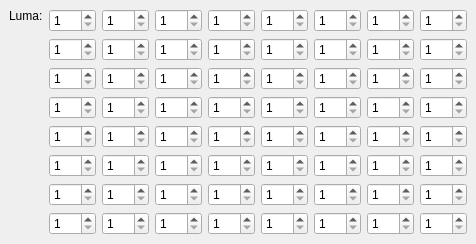
     <widget class="QWidget" name="tab_3" >
      <attribute name="title" >
       <string>Intra 8x8</string>
      </attribute>
      <layout class="QVBoxLayout" >
       <property name="margin" >
        <number>9</number>
       </property>
       <property name="spacing" >
        <number>6</number>
       </property>
       <item>
        <layout class="QHBoxLayout" >
         <property name="margin" >
          <number>0</number>
         </property>
         <property name="spacing" >
          <number>6</number>
         </property>
         <item>
          <layout class="QVBoxLayout" >
           <property name="margin" >
            <number>0</number>
           </property>
           <property name="spacing" >
            <number>6</number>
           </property>
           <item>
            <widget class="QLabel" name="label_7" >
             <property name="text" >
              <string>Luma:</string>
             </property>
            </widget>
           </item>
           <item>
            <spacer>
             <property name="orientation" >
              <enum>Qt::Vertical</enum>
             </property>
             <property name="sizeHint" >
              <size>
               <width>20</width>
               <height>40</height>
              </size>
             </property>
            </spacer>
           </item>
          </layout>
         </item>
         <item>
          <layout class="QGridLayout" >
           <property name="margin" >
            <number>0</number>
           </property>
           <property name="spacing" >
            <number>6</number>
           </property>
           <item row="4" column="7" >
            <widget class="QSpinBox" name="intra8x8Luma40SpinBox" >
             <property name="maximum" >
              <number>255</number>
             </property>
             <property name="minimum" >
              <number>1</number>
             </property>
            </widget>
           </item>
           <item row="6" column="6" >
            <widget class="QSpinBox" name="intra8x8Luma55SpinBox" >
             <property name="maximum" >
              <number>255</number>
             </property>
             <property name="minimum" >
              <number>1</number>
             </property>
            </widget>
           </item>
           <item row="5" column="7" >
            <widget class="QSpinBox" name="intra8x8Luma48SpinBox" >
             <property name="maximum" >
              <number>255</number>
             </property>
             <property name="minimum" >
              <number>1</number>
             </property>
            </widget>
           </item>
           <item row="2" column="5" >
            <widget class="QSpinBox" name="intra8x8Luma22SpinBox" >
             <property name="maximum" >
              <number>255</number>
             </property>
             <property name="minimum" >
              <number>1</number>
             </property>
            </widget>
           </item>
           <item row="4" column="0" >
            <widget class="QSpinBox" name="intra8x8Luma33SpinBox" >
             <property name="maximum" >
              <number>255</number>
             </property>
             <property name="minimum" >
              <number>1</number>
             </property>
            </widget>
           </item>
           <item row="7" column="3" >
            <widget class="QSpinBox" name="intra8x8Luma60SpinBox" >
             <property name="maximum" >
              <number>255</number>
             </property>
             <property name="minimum" >
              <number>1</number>
             </property>
            </widget>
           </item>
           <item row="3" column="6" >
            <widget class="QSpinBox" name="intra8x8Luma31SpinBox" >
             <property name="maximum" >
              <number>255</number>
             </property>
             <property name="minimum" >
              <number>1</number>
             </property>
            </widget>
           </item>
           <item row="3" column="7" >
            <widget class="QSpinBox" name="intra8x8Luma32SpinBox" >
             <property name="maximum" >
              <number>255</number>
             </property>
             <property name="minimum" >
              <number>1</number>
             </property>
            </widget>
           </item>
           <item row="7" column="7" >
            <widget class="QSpinBox" name="intra8x8Luma64SpinBox" >
             <property name="maximum" >
              <number>255</number>
             </property>
             <property name="minimum" >
              <number>1</number>
             </property>
            </widget>
           </item>
           <item row="0" column="4" >
            <widget class="QSpinBox" name="intra8x8Luma5SpinBox" >
             <property name="maximum" >
              <number>255</number>
             </property>
             <property name="minimum" >
              <number>1</number>
             </property>
            </widget>
           </item>
           <item row="0" column="1" >
            <widget class="QSpinBox" name="intra8x8Luma2SpinBox" >
             <property name="maximum" >
              <number>255</number>
             </property>
             <property name="minimum" >
              <number>1</number>
             </property>
            </widget>
           </item>
           <item row="1" column="1" >
            <widget class="QSpinBox" name="intra8x8Luma10SpinBox" >
             <property name="maximum" >
              <number>255</number>
             </property>
             <property name="minimum" >
              <number>1</number>
             </property>
            </widget>
           </item>
           <item row="0" column="3" >
            <widget class="QSpinBox" name="intra8x8Luma4SpinBox" >
             <property name="maximum" >
              <number>255</number>
             </property>
             <property name="minimum" >
              <number>1</number>
             </property>
            </widget>
           </item>
           <item row="0" column="7" >
            <widget class="QSpinBox" name="intra8x8Luma8SpinBox" >
             <property name="maximum" >
              <number>255</number>
             </property>
             <property name="minimum" >
              <number>1</number>
             </property>
            </widget>
           </item>
           <item row="3" column="4" >
            <widget class="QSpinBox" name="intra8x8Luma29SpinBox" >
             <property name="maximum" >
              <number>255</number>
             </property>
             <property name="minimum" >
              <number>1</number>
             </property>
            </widget>
           </item>
           <item row="3" column="0" >
            <widget class="QSpinBox" name="intra8x8Luma25SpinBox" >
             <property name="maximum" >
              <number>255</number>
             </property>
             <property name="minimum" >
              <number>1</number>
             </property>
            </widget>
           </item>
           <item row="0" column="0" >
            <widget class="QSpinBox" name="intra8x8Luma1SpinBox" >
             <property name="maximum" >
              <number>255</number>
             </property>
             <property name="minimum" >
              <number>1</number>
             </property>
            </widget>
           </item>
           <item row="6" column="4" >
            <widget class="QSpinBox" name="intra8x8Luma53SpinBox" >
             <property name="maximum" >
              <number>255</number>
             </property>
             <property name="minimum" >
              <number>1</number>
             </property>
            </widget>
           </item>
           <item row="0" column="2" >
            <widget class="QSpinBox" name="intra8x8Luma3SpinBox" >
             <property name="maximum" >
              <number>255</number>
             </property>
             <property name="minimum" >
              <number>1</number>
             </property>
            </widget>
           </item>
           <item row="6" column="1" >
            <widget class="QSpinBox" name="intra8x8Luma50SpinBox" >
             <property name="maximum" >
              <number>255</number>
             </property>
             <property name="minimum" >
              <number>1</number>
             </property>
            </widget>
           </item>
           <item row="1" column="6" >
            <widget class="QSpinBox" name="intra8x8Luma15SpinBox" >
             <property name="maximum" >
              <number>255</number>
             </property>
             <property name="minimum" >
              <number>1</number>
             </property>
            </widget>
           </item>
           <item row="7" column="1" >
            <widget class="QSpinBox" name="intra8x8Luma58SpinBox" >
             <property name="maximum" >
              <number>255</number>
             </property>
             <property name="minimum" >
              <number>1</number>
             </property>
            </widget>
           </item>
           <item row="0" column="5" >
            <widget class="QSpinBox" name="intra8x8Luma6SpinBox" >
             <property name="maximum" >
              <number>255</number>
             </property>
             <property name="minimum" >
              <number>1</number>
             </property>
            </widget>
           </item>
           <item row="6" column="7" >
            <widget class="QSpinBox" name="intra8x8Luma56SpinBox" >
             <property name="maximum" >
              <number>255</number>
             </property>
             <property name="minimum" >
              <number>1</number>
             </property>
            </widget>
           </item>
           <item row="1" column="2" >
            <widget class="QSpinBox" name="intra8x8Luma11SpinBox" >
             <property name="maximum" >
              <number>255</number>
             </property>
             <property name="minimum" >
              <number>1</number>
             </property>
            </widget>
           </item>
           <item row="6" column="0" >
            <widget class="QSpinBox" name="intra8x8Luma49SpinBox" >
             <property name="maximum" >
              <number>255</number>
             </property>
             <property name="minimum" >
              <number>1</number>
             </property>
            </widget>
           </item>
           <item row="1" column="4" >
            <widget class="QSpinBox" name="intra8x8Luma13SpinBox" >
             <property name="maximum" >
              <number>255</number>
             </property>
             <property name="minimum" >
              <number>1</number>
             </property>
            </widget>
           </item>
           <item row="6" column="2" >
            <widget class="QSpinBox" name="intra8x8Luma51SpinBox" >
             <property name="maximum" >
              <number>255</number>
             </property>
             <property name="minimum" >
              <number>1</number>
             </property>
            </widget>
           </item>
           <item row="1" column="0" >
            <widget class="QSpinBox" name="intra8x8Luma9SpinBox" >
             <property name="maximum" >
              <number>255</number>
             </property>
             <property name="minimum" >
              <number>1</number>
             </property>
            </widget>
           </item>
           <item row="7" column="6" >
            <widget class="QSpinBox" name="intra8x8Luma63SpinBox" >
             <property name="maximum" >
              <number>255</number>
             </property>
             <property name="minimum" >
              <number>1</number>
             </property>
            </widget>
           </item>
           <item row="1" column="5" >
            <widget class="QSpinBox" name="intra8x8Luma14SpinBox" >
             <property name="maximum" >
              <number>255</number>
             </property>
             <property name="minimum" >
              <number>1</number>
             </property>
            </widget>
           </item>
           <item row="6" column="5" >
            <widget class="QSpinBox" name="intra8x8Luma54SpinBox" >
             <property name="maximum" >
              <number>255</number>
             </property>
             <property name="minimum" >
              <number>1</number>
             </property>
            </widget>
           </item>
           <item row="0" column="6" >
            <widget class="QSpinBox" name="intra8x8Luma7SpinBox" >
             <property name="maximum" >
              <number>255</number>
             </property>
             <property name="minimum" >
              <number>1</number>
             </property>
            </widget>
           </item>
           <item row="7" column="2" >
            <widget class="QSpinBox" name="intra8x8Luma59SpinBox" >
             <property name="maximum" >
              <number>255</number>
             </property>
             <property name="minimum" >
              <number>1</number>
             </property>
            </widget>
           </item>
           <item row="1" column="3" >
            <widget class="QSpinBox" name="intra8x8Luma12SpinBox" >
             <property name="maximum" >
              <number>255</number>
             </property>
             <property name="minimum" >
              <number>1</number>
             </property>
            </widget>
           </item>
           <item row="7" column="4" >
            <widget class="QSpinBox" name="intra8x8Luma61SpinBox" >
             <property name="maximum" >
              <number>255</number>
             </property>
             <property name="minimum" >
              <number>1</number>
             </property>
            </widget>
           </item>
           <item row="2" column="4" >
            <widget class="QSpinBox" name="intra8x8Luma21SpinBox" >
             <property name="maximum" >
              <number>255</number>
             </property>
             <property name="minimum" >
              <number>1</number>
             </property>
            </widget>
           </item>
           <item row="7" column="0" >
            <widget class="QSpinBox" name="intra8x8Luma57SpinBox" >
             <property name="maximum" >
              <number>255</number>
             </property>
             <property name="minimum" >
              <number>1</number>
             </property>
            </widget>
           </item>
           <item row="2" column="1" >
            <widget class="QSpinBox" name="intra8x8Luma18SpinBox" >
             <property name="maximum" >
              <number>255</number>
             </property>
             <property name="minimum" >
              <number>1</number>
             </property>
            </widget>
           </item>
           <item row="7" column="5" >
            <widget class="QSpinBox" name="intra8x8Luma62SpinBox" >
             <property name="maximum" >
              <number>255</number>
             </property>
             <property name="minimum" >
              <number>1</number>
             </property>
            </widget>
           </item>
           <item row="3" column="1" >
            <widget class="QSpinBox" name="intra8x8Luma26SpinBox" >
             <property name="maximum" >
              <number>255</number>
             </property>
             <property name="minimum" >
              <number>1</number>
             </property>
            </widget>
           </item>
           <item row="2" column="3" >
            <widget class="QSpinBox" name="intra8x8Luma20SpinBox" >
             <property name="maximum" >
              <number>255</number>
             </property>
             <property name="minimum" >
              <number>1</number>
             </property>
            </widget>
           </item>
           <item row="2" column="7" >
            <widget class="QSpinBox" name="intra8x8Luma24SpinBox" >
             <property name="maximum" >
              <number>255</number>
             </property>
             <property name="minimum" >
              <number>1</number>
             </property>
            </widget>
           </item>
           <item row="2" column="0" >
            <widget class="QSpinBox" name="intra8x8Luma17SpinBox" >
             <property name="maximum" >
              <number>255</number>
             </property>
             <property name="minimum" >
              <number>1</number>
             </property>
            </widget>
           </item>
           <item row="1" column="7" >
            <widget class="QSpinBox" name="intra8x8Luma16SpinBox" >
             <property name="maximum" >
              <number>255</number>
             </property>
             <property name="minimum" >
              <number>1</number>
             </property>
            </widget>
           </item>
           <item row="2" column="2" >
            <widget class="QSpinBox" name="intra8x8Luma19SpinBox" >
             <property name="maximum" >
              <number>255</number>
             </property>
             <property name="minimum" >
              <number>1</number>
             </property>
            </widget>
           </item>
           <item row="4" column="4" >
            <widget class="QSpinBox" name="intra8x8Luma37SpinBox" >
             <property name="maximum" >
              <number>255</number>
             </property>
             <property name="minimum" >
              <number>1</number>
             </property>
            </widget>
           </item>
           <item row="3" column="2" >
            <widget class="QSpinBox" name="intra8x8Luma27SpinBox" >
             <property name="maximum" >
              <number>255</number>
             </property>
             <property name="minimum" >
              <number>1</number>
             </property>
            </widget>
           </item>
           <item row="4" column="1" >
            <widget class="QSpinBox" name="intra8x8Luma34SpinBox" >
             <property name="maximum" >
              <number>255</number>
             </property>
             <property name="minimum" >
              <number>1</number>
             </property>
            </widget>
           </item>
           <item row="4" column="3" >
            <widget class="QSpinBox" name="intra8x8Luma36SpinBox" >
             <property name="maximum" >
              <number>255</number>
             </property>
             <property name="minimum" >
              <number>1</number>
             </property>
            </widget>
           </item>
           <item row="3" column="5" >
            <widget class="QSpinBox" name="intra8x8Luma30SpinBox" >
             <property name="maximum" >
              <number>255</number>
             </property>
             <property name="minimum" >
              <number>1</number>
             </property>
            </widget>
           </item>
           <item row="5" column="1" >
            <widget class="QSpinBox" name="intra8x8Luma42SpinBox" >
             <property name="maximum" >
              <number>255</number>
             </property>
             <property name="minimum" >
              <number>1</number>
             </property>
            </widget>
           </item>
           <item row="2" column="6" >
            <widget class="QSpinBox" name="intra8x8Luma23SpinBox" >
             <property name="maximum" >
              <number>255</number>
             </property>
             <property name="minimum" >
              <number>1</number>
             </property>
            </widget>
           </item>
           <item row="4" column="2" >
            <widget class="QSpinBox" name="intra8x8Luma35SpinBox" >
             <property name="maximum" >
              <number>255</number>
             </property>
             <property name="minimum" >
              <number>1</number>
             </property>
            </widget>
           </item>
           <item row="3" column="3" >
            <widget class="QSpinBox" name="intra8x8Luma28SpinBox" >
             <property name="maximum" >
              <number>255</number>
             </property>
             <property name="minimum" >
              <number>1</number>
             </property>
            </widget>
           </item>
           <item row="5" column="6" >
            <widget class="QSpinBox" name="intra8x8Luma47SpinBox" >
             <property name="maximum" >
              <number>255</number>
             </property>
             <property name="minimum" >
              <number>1</number>
             </property>
            </widget>
           </item>
           <item row="4" column="5" >
            <widget class="QSpinBox" name="intra8x8Luma38SpinBox" >
             <property name="maximum" >
              <number>255</number>
             </property>
             <property name="minimum" >
              <number>1</number>
             </property>
            </widget>
           </item>
           <item row="5" column="2" >
            <widget class="QSpinBox" name="intra8x8Luma43SpinBox" >
             <property name="maximum" >
              <number>255</number>
             </property>
             <property name="minimum" >
              <number>1</number>
             </property>
            </widget>
           </item>
           <item row="6" column="3" >
            <widget class="QSpinBox" name="intra8x8Luma52SpinBox" >
             <property name="maximum" >
              <number>255</number>
             </property>
             <property name="minimum" >
              <number>1</number>
             </property>
            </widget>
           </item>
           <item row="5" column="4" >
            <widget class="QSpinBox" name="intra8x8Luma45SpinBox" >
             <property name="maximum" >
              <number>255</number>
             </property>
             <property name="minimum" >
              <number>1</number>
             </property>
            </widget>
           </item>
           <item row="5" column="0" >
            <widget class="QSpinBox" name="intra8x8Luma41SpinBox" >
             <property name="maximum" >
              <number>255</number>
             </property>
             <property name="minimum" >
              <number>1</number>
             </property>
            </widget>
           </item>
           <item row="5" column="5" >
            <widget class="QSpinBox" name="intra8x8Luma46SpinBox" >
             <property name="maximum" >
              <number>255</number>
             </property>
             <property name="minimum" >
              <number>1</number>
             </property>
            </widget>
           </item>
           <item row="4" column="6" >
            <widget class="QSpinBox" name="intra8x8Luma39SpinBox" >
             <property name="maximum" >
              <number>255</number>
             </property>
             <property name="minimum" >
              <number>1</number>
             </property>
            </widget>
           </item>
           <item row="5" column="3" >
            <widget class="QSpinBox" name="intra8x8Luma44SpinBox" >
             <property name="maximum" >
              <number>255</number>
             </property>
             <property name="minimum" >
              <number>1</number>
             </property>
            </widget>
           </item>
          </layout>
         </item>
        </layout>
       </item>
      </layout>
     </widget>
